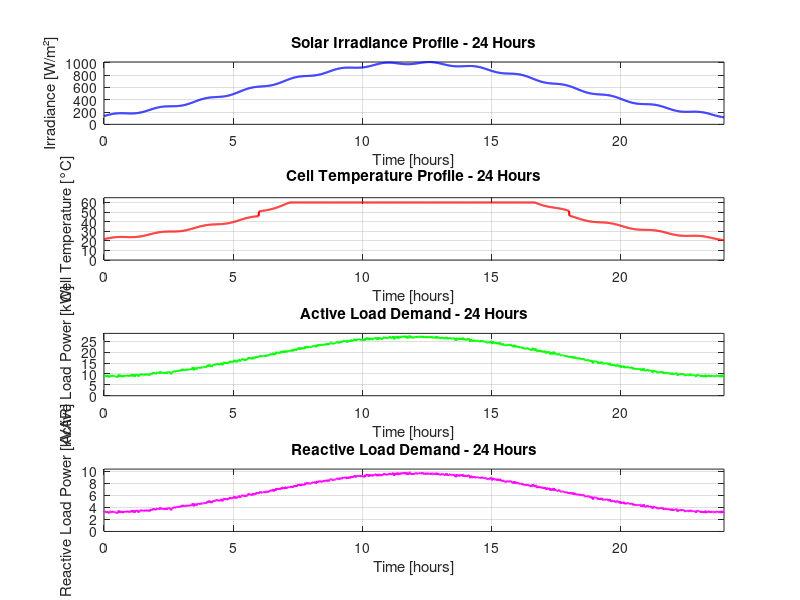

Recreate this plot in MATLAB. (Note: this script raises an error after producing the figure.)
%  ========================================================================
%  DIGITAL TWIN: PV STATION - MAIN PARAMS INITIALIZATION SCRIPT
%  ========================================================================
%  Author: Denys Telipskyi
%  Date: 01.06.2026
%  
%  Purpose: Initialization of all system parameters for MATLAB Simulink
%  ========================================================================

function init_pv_station_main()

    % Відтворювані синтетичні профілі. Замінити ці профілі на виміряні метеорологічні
    % дані для конкретного дослідження та зафіксувати походження цих даних.
    rng(20260728, 'twister');

    % ========================================================================
    % 1. ПАРАМЕТРИ ФОТОВОЛЬТАЇЧНОГО ПОЛЯ
    % Мета: Визначити всі параметри для фотоелектричних модулів та конфігурації масиву.
    % До них належать електричні характеристики за стандартних випробувальних умов (STC),
    % температурні коефіцієнти та параметри моделі одного діода для точного
    % моделювання поведінки фотоелектричних систем за різних умов освітлення та температури.
    % ========================================================================
    
    % Стандартні умови тестування (STC)
    STC.T = 25;         % Температура елемента [°C]
    STC.G = 1000;       % Сонячна радіація [Вт/м²]
    STC.AM = 1.5;       % Співвідношення маси повітря

    % Параметри модуля (типовий 350W модуль)
    PV.model = 'Generic 350W';
    PV.Pmax_stc = 350;              % Максимальна потужність [W]
    PV.Voc_stc = 40.2;              % Напруга холостого ходу [V]
    PV.Isc_stc = 9.56;              % Струм короткого замикання [A]
    PV.Vmp_stc = 32.5;              % Напруга в точці максимуму [V]
    PV.Imp_stc = 10.77;             % Струм в точці максимуму [A]
    PV.Ns = 60;                     % Кількість елементів послідовно
    PV.Np = 1;                      % Кількість елементів паралельно (звичайно 1)

    % Температурні коефіцієнти – відносна зміна електричних параметрів на °C
    % Ці значення використовуються в моделі для налаштування електричних
    % властивостей на основі фактичної температури елемента
    PV.alpha_I = 0.0032;            % Коефіцієнт для Isc [A/°C]
    PV.beta_V = -0.123;             % Коефіцієнт для Voc [V/°C]
    PV.gamma_P = -0.5;              % Коефіцієнт для Pmax [%/°C]
    
    % Параметри моделі - Математична модель для фотоелектричного елемента:
    % I = I_ph - I_0*(exp(qV/nkT) - 1) - V/Rsh
    % де I_ph - фотострум, I_0 - струм насичення, n - коефіцієнт ідеальності
    PV.I_ph_ref = PV.Isc_stc * 1.01;            % Фотострум при STC
    PV.I0 = 1e-10;                              % Струм насичення діода [A]
    PV.Rs = 0.2;                                % Послідовний опір [Ω]
    PV.Rsh = 415;                               % Шунтуючий опір [Ω]
    PV.n = 1.2;                                 % Коефіцієнт ідеальності
    PV.T_ref = STC.T;                           % Опорна температура [°C]
    PV.G_ref = STC.G;                           % Опорна радіація [W/m²]

    % КОНФІГУРАЦІЯ ПОЛЯ - Змінні проектування для оптимізації
    % Вектор змінних для оптимізації: n_s (модулів у ряді), n_p (паралельних рядів)
    PV.ns_default = 10;             % Модулів у ряді
    PV.np_default = 5;              % Паралельних рядів
    
    % Похідні параметри масиву (розраховані з модуля + конфігурації)
    PV.Pfield_rated = PV.Pmax_stc * PV.ns_default * PV.np_default;   % Загальна номінальна потужність [Вт]
    PV.Vfield_oc = PV.Voc_stc * PV.ns_default;                       % Напруга холостого ходу масиву [В]
    PV.Ifield_sc = PV.Isc_stc * PV.np_default;                       % Струм короткого замикання масиву [A]
    PV.Vfield_mp = PV.Vmp_stc * PV.ns_default;                       % Напруга MPP масиву [В]
    PV.Ifield_mp = PV.Imp_stc * PV.np_default;                       % Струм MPP масиву [A]
    
    disp('=== PV Field Parameters ===');
    fprintf('Rated Power: %.1f kW\n', PV.Pfield_rated/1e3);
    fprintf('Number of Modules (series): %d\n', PV.ns_default);
    fprintf('Number of Strings (parallel): %d\n', PV.np_default);
    fprintf('Total Modules: %d\n', PV.ns_default * PV.np_default);
    fprintf('\n');
    
    % ========================================================================
    % 2. ПАРАМЕТРИ DC-DC BOOST КОНВЕРТЕРА
    % Мета: Визначити параметри для підвищувального перетворювача, який підвищує напругу фотоелектричних систем
    % від ~300-500 В (фотоелектрична батарея) до ~600 В (ланцюг постійного струму інвертора). Це забезпечує
    % достатній запас напруги для генерації 3-фазного змінного струму та зменшує струм.
    % ========================================================================
    
    DCDC.V_in_min = 250;            % Мінімальна вхідна напруга [V]
    DCDC.V_in_max = 500;            % Максимальна вхідна напруга [V]
    DCDC.V_out = 600;               % Вихідна напруга [V]
    DCDC.P_rated = PV.Pfield_rated; % Номінальна потужність [W]
    DCDC.L = 5e-3;                  % Індуктивність [H]
    DCDC.C_out = 500e-6;            % Вихідна ємність [F]
    DCDC.fsw = 20e3;                % Частота комутування [Hz]
    DCDC.t_dead = 100e-9;           % Мертвий час [s]
    
    % Параметри MOSFET (метал-оксид-напівпровідниковий польовий транзистор) для підвищувального перемикача
    DCDC.MOSFET.Rds_on = 0.02;      % Опір в режимі провідження [Ω]
    DCDC.MOSFET.Vth = 2;            % Напруга пороку [V]
    
    % Параметри діода вільного ходу (проводить, коли MOSFET вимкнений)
    DCDC.Diode.Vf = 0.7;            % Падіння напруги [V]
    DCDC.Diode.Rs = 0.01;           % Послідовний опір [Ω]
    
    disp('=== DC-DC Boost Converter Parameters ===');
    fprintf('Output Voltage: %.0f V\n', DCDC.V_out);
    fprintf('Switching Frequency: %.0f kHz\n', DCDC.fsw/1e3);
    fprintf('\n');
    
    % ========================================================================
    % 3. ПАРАМЕТРИ ТРЬОХФАЗНОГО ІНВЕРТОРА
    % Мета: Визначити параметри для мережевого 3-фазного інвертора, який перетворює
    % постійний струм на змінний. Включає параметри силової електроніки (IGBT-перемикачі), фільтра (LCL),
    % та системи керування (PLL, керування струмом).
    % ========================================================================
    
    INV.model = 'Three-Phase, 6-Pulse VSI';
    INV.P_rated = 50e3;             % Номінальна потужність [W]
    INV.V_dc_nominal = 600;         % Номінальна DC напруга [V]
    INV.V_ac_rated = 230;           % Номінальна AC напруга (фазна) [V]
    INV.f_grid = 50;                % Частота мережі [Hz]
    INV.fsw = 10e3;                 % Частота комутування [Hz]
    
    % LCL Вихідний фільтр (L-C-L) - Зменшує комутаційні гармоніки
    % L1 = індуктор на стороні інвертора, C = конденсатор, L2 = індуктор на стороні мережі
    INV.L1 = 5e-3;                  % Первинна індуктивність [H]
    INV.C_filter = 10e-6;           % Ємність фільтра [F]
    INV.L2 = 3e-3;                  % Вторинна індуктивність [H]
    INV.R_damp = 5;                 % Опір демпфування [Ω]
    
    % Параметри контролера фазового автопідстроювання частоти (ФАПЧ)
    % ФАПЧ фіксує вихідну частоту перетворювача відповідно до частоти мережі
    INV.PLL.Kp = 100;
    INV.PLL.Ki = 5000;
    
    % Параметри контуру керування струмом (внутрішній контур для стабільної роботи)
    INV.Current_Control.Kp = 50;
    INV.Current_Control.Ki = 500;
    
    % Параметри контуру регулювання напруги (зовнішній контур для регулювання напруги)
    INV.Voltage_Control.Kp = 10;
    INV.Voltage_Control.Ki = 100;
    
    % Параметри IGBT (біполярного транзистора з ізольованим затвором) - головний вимикач живлення
    INV.IGBT.Vsat = 1.3;            % Напруга насичення [V]
    INV.IGBT.Eon = 50e-6;           % Енергія включення [J]
    INV.IGBT.Eoff = 100e-6;         % Енергія вимкнення [J]
    
    disp('=== Inverter Parameters ===');
    fprintf('Rated Power: %.1f kW\n', INV.P_rated/1e3);
    fprintf('DC Voltage: %.0f V\n', INV.V_dc_nominal);
    fprintf('Grid Frequency: %.0f Hz\n', INV.f_grid);
    fprintf('Switching Frequency: %.0f kHz\n', INV.fsw/1e3);
    fprintf('\n');
    
    % ========================================================================
    % 4. ПАРАМЕТРИ ТРАНСФОРМАТОРА
    % Мета: Визначити параметри для підвищувального трансформатора (від 0,4 кВ до 10 кВ),
    % який використовується для підключення фотоелектричної системи до мережі середньої напруги.
    % Включає втрати в осерді, втрати в міді та теплові характеристики.
    % ========================================================================
    
    TR.model = '3-Phase, Yz, Oil-immersed';
    TR.S_rated = 63e3;              % Номінальна потужність [VA]
    TR.U1_rated = 0.4;              % Первинна напруга [kV]
    TR.U2_rated = 10;               % Вторинна напруга [kV]
    TR.Zk = 6;                      % Напруга короткого замикання [%]
    TR.P_k0 = 500;                  % Втрати без навантаження [W]
    TR.P_km = 1100;                 % Втрати при номіналу [W]
    TR.I0 = 3;                      % Струм холостого ходу [%]
    
    % Теплові параметри для розрахунку підвищення температури
    TR.Delta_Theta_rated = 55;      % Номіналь. зростання темпер. [°C]
    TR.Theta_amb_rated = 20;        % Номіналь. темпер. навколи [°C]
    TR.Theta_hs_max = 80;           % Макс. температура гаячої точки [°C]
    
    disp('=== Transformer Parameters ===');
    fprintf('Rated Power: %.0f kVA\n', TR.S_rated/1e3);
    fprintf('Voltage Ratio: %.1f/%.0f kV\n', TR.U1_rated, TR.U2_rated);
    fprintf('Short-circuit Voltage: %.1f %%\n', TR.Zk);
    fprintf('\n');
    
    % ========================================================================
    % 5. ПАРАМЕТРИ ЕЛЕКТРИЧНОЇ МЕРЕЖІ
    % Мета: Визначити параметри мережі, включаючи рівень напруги, частоту,
    % потужність короткого замикання та імпеданс кабелю для точного
    % аналізу потоку потужності та стабільності.
    % ========================================================================
    
    GRID.U_rated = 10;              % Напруга мережі [kV]
    GRID.f_rated = 50;              % Частота мережі [Hz]
    GRID.P_short_circuit = 100e6;   % Потужність короткого замикання [W]
    GRID.Scc_base = 100e6;          % Базова Scc [VA]
    
    % Еквівалентний імпеданс мережі (X/R = 10, типово для мереж середньої напруги)
    GRID.Zcc = (GRID.U_rated*1e3)^2 / GRID.P_short_circuit;  % [Ω]
    GRID.X_grid = GRID.Zcc * 10/11;  % [Ω]
    GRID.R_grid = GRID.Zcc / 11;     % [Ω]
    
    % Параметри силового кабелю, що з'єднує вторинну лінію трансформатора з мережею
    CABLE.length = 0.5;             % Довжина кабелю [km]
    CABLE.type = 'NYC 3x150';       % Тип кабелю
    CABLE.R_per_km = 0.206;         % Опір [Ω/km]
    CABLE.X_per_km = 0.083;         % Реактивність [Ω/km]
    CABLE.C_per_km = 200e-9;        % Ємність [F/km]
    
    % Загальний імпеданс кабелю (частотно-незалежна модель для 50 Гц)
    CABLE.R = CABLE.R_per_km * CABLE.length;  % [Ω]
    CABLE.X = CABLE.X_per_km * CABLE.length;  % [Ω]
    CABLE.C = CABLE.C_per_km * CABLE.length;  % [F]
    
    % Температурна залежність опору кабелю
    % R(T) = R_ref * (1 + альфа * (T - T_ref))
    CABLE.R_ref = CABLE.R;          % Опір при 20°C
    CABLE.T_ref = 20;               % Опорна температура
    CABLE.alpha = 0.00403;          % Температурний коефіцієнт [1/°C]
    CABLE.T_operating = 20;         % Температура провідника для базового сценарію [°C]
    
    disp('=== Network Parameters ===');
    fprintf('Grid Voltage: %.0f kV\n', GRID.U_rated);
    fprintf('Grid Frequency: %.0f Hz\n', GRID.f_rated);
    fprintf('Cable Length: %.2f km\n', CABLE.length);
    fprintf('Cable Resistance: %.4f Ω\n', CABLE.R);
    fprintf('\n');
    
    % ========================================================================
    % 6. ПРОФІЛІ НАВАНТАЖЕННЯ, СОНЯЧНОЇ РАДІАЦІЇ ТА ТЕМПЕРАТУРИ (добовий цикл)
    % Мета: Визначити реалістичний профіль електричного навантаження, 
    % що відображає споживання споживача протягом 24 годин. Включає змінну в часі 
    % активну та реактивну потужність. Визначити реалістичні профілі сонячної радіації 
    % та температури елемента. Використовує косинусоподібну криву для ясного дня з 
    % типовим часом сходу/заходу сонця.
    % ========================================================================
    
    % Часовий вектор: 0 to 86400 секунд (24 години, крок 1 хвилина)
    t_sim = (0:60:86400)';
    t_hours = t_sim / 3600;
    hour = mod(t_hours, 24);
    n_samples = length(t_sim);
    
    % -------------------------------
    % Створення профілю навантаження
    % -------------------------------

    % Припущення щодо коефіцієнта потужності
    pf = 0.95;

    % Типовий профіль навантаження (нормалізований) - типова картина з піками о 8:00 та 18:00
    P_load_norm = 0.6 + 0.3 * sin(2 * pi * (hour - 6) / 24) + 0.01 * randn(n_samples, 1);
    P_load_norm = max(0.2, min(1, P_load_norm));  % Клипування [0.2, 1.0]

    % Реактивна складова потужності (коефіцієнт потужності cos(φ) = 0,95, типовий для промислових навантажень)
    Q_load_norm = P_load_norm * tan(acos(pf));
    
    Load_profile.P_base = 30e3;                                   % Базове активне навантаження [W]
    Load_profile.Q_base = Load_profile.P_base * tan(acos(pf));    % Базове реактивне навантаження [VAR]
    
    % Масштабування нормалізованого профілю до фактичних значень
    Load_profile.P_demand = Load_profile.P_base * P_load_norm;
    Load_profile.Q_demand = Load_profile.Q_base .* (Q_load_norm / max(Q_load_norm(:))); % нормалізація щоб амплітуда Q відповідала базовому рівню Q_base
    
    % Можливо використовувати цей варіант
    % Low at night, peak in morning and evening
    % Load_profile = 5000 + 8000 * sin((t_hours - 6) * pi / 12);  % 5-13 kW
    % Load_profile(t_hours < 6 | t_hours > 18) = 3000;  % Night load (lighting, etc)
    % Load_profile(t_hours >= 12 & t_hours <= 14) = Load_profile(t_hours >= 12 & t_hours <= 14) + 2000;  % Lunch peak
    % Load_profile(Load_profile < 0) = 0;

    disp('=== Load Profile ===');
    fprintf('Base Active Load: %.1f kW\n', Load_profile.P_base/1e3);
    fprintf('Peak Active Load: %.1f kW\n', max(Load_profile.P_demand)/1e3);
    fprintf('Peak Reactive Load: %.1f kVAR\n', max(Load_profile.Q_demand)/1e3);
    fprintf('Base Power Factor: %.2f\n', pf);
    fprintf('\n');

    % -------------------------------
    % Створення профілю опроміненості
    % -------------------------------

    % Типовий день (ясна погода)
    sunrise = 6;                    % Схід сонця
    sunset = 18;                    % Захід сонця
    peak = sunset - sunrise;        % Пік опівдні
    G_max = 1000;                   % Максимальна радіація [W/m²]
    sigma = 6;                      % Spread (hours)

    G_profile = G_max * exp(-((t_hours - peak).^2) / (2 * sigma^2));
    G_profile(G_profile < 5) = 0;  % Нема генерації вночі (< 5 W/m²)
    
    % Додаємо незначні варіації (хмари)
    G_profile = G_profile + 20 * sin(t_sim / 1000);
    G_profile(G_profile < 0) = 0;
    
    disp('=== Solar Irradiance Profile ===');
    fprintf('Peak Irradiance: %.0f W/m²\n', max(G_profile));
    fprintf('Average Irradiance (6-18h): %.0f W/m²\n', mean(G_profile(hour>=6 & hour<=18)));
    fprintf('\n');
    
    % -------------------------------
    % Створення профілю температури
    % -------------------------------

    % Температура навколишнього середовища: прохолодно вночі, тепло вдень
    T_amb = 20 + 10 * sin((t_hours - 6) * pi / 12);
    T_amb(t_hours < 6 | t_hours > 18) = 15;
    
    % Температура елемента = температура навколишнього середовища + підвищення внаслідок опромінення
    % T_cell ≈ T_amb + 0.05 * G. Температура комірки підвищується зі зростанням опроміненості
    T_profile = T_amb + 0.05 * G_profile;
    T_profile(T_profile > 60) = 60;  % Cap at 60°C

    disp('=== Temperature Profile ===');
    fprintf('Peak temperature: %.0f °C\n', max(T_profile));
    fprintf('Average temperature (6-18h): %.0f °C\n', mean(T_profile(hour>=6 & hour<=18)));
    fprintf('\n');

    % Зберігаемо для структури даних
    LOAD = Load_profile;                % Профіль навантаження
    SOLAR.G_profile = G_profile;        % Сонячна радіація [Вт/м²]
    SOLAR.T_profile = T_profile;        % Температурний профіль

    % Зберігаємо в MAT файл
    data_dir = fileparts(fileparts(fileparts(mfilename('fullpath'))));
    profiles_file = fullfile(data_dir, 'data', 'profiles_24h.mat');

    if ~exist(fullfile(data_dir, 'data'), 'dir')
        mkdir(fullfile(data_dir, 'data'));
    end
    save(profiles_file, 'G_profile', 'T_profile', 'Load_profile', 't_sim');

    % Візуалізуємо профілі
    figure('Name', 'PV Station 24-Hour Profiles', 'NumberTitle', 'off');

    % Сонячна радіація
    subplot(4, 1, 1);
    plot(t_hours, G_profile, 'b-', 'LineWidth', 1.5);
    grid on; xlabel('Time [hours]'); ylabel('Irradiance [W/m²]');
    title('Solar Irradiance Profile - 24 Hours');
    axis([0 24 0 max(65, max(G_profile)+1)]);

    % Температурний профіль
    subplot(4, 1, 2);
    plot(t_hours, T_profile, 'r-', 'LineWidth', 1.5);
    grid on; xlabel('Time [hours]'); ylabel('Cell Temperature [°C]');
    title('Cell Temperature Profile - 24 Hours');
    axis([0 24 0 max(65, max(T_profile)+1)]);
    
    % Active Load
    subplot(4, 1, 3);
    plot(t_hours, Load_profile.P_demand/1000, 'g-', 'LineWidth', 1.5);
    grid on; xlabel('Time [hours]'); ylabel('Active Load Power [kW]');
    title('Active Load Demand - 24 Hours');
    axis([0 24 0 max(15, max(Load_profile.P_demand)/1e3 + 1)]);

    % Reactive Load
    subplot(4, 1, 4);
    plot(t_hours, Load_profile.Q_demand/1000, 'm-', 'LineWidth', 1.5);
    grid on; xlabel('Time [hours]'); ylabel('Reactive Load Power [kVAR]');
    title('Reactive Load Demand - 24 Hours');
    axis([0 24 0 max(5, max(Load_profile.Q_demand)/1e3 + 0.5)]);

    try
        savefig(fullfile(data_dir, 'data', 'profiles_24h.fig'));
        disp('=== Profiles processing ===');
        fprintf('Profiles and figure saved to: %s\n', fullfile(data_dir, 'data'));
        fprintf('\n');
    catch
        warning('Could not save figure file.');
    end

    % ========================================================================
    % 7. ВЕКТОР ЗМІННИХ ОПТИМІЗАЦІЇ
    % Мета: Визначити змінні рішення для багатоцільової оптимізації.
    % Це параметри, які можна налаштувати для мінімізації вартості системи, водночас
    % дотримуючись обмежень продуктивності та надійності.
    % ========================================================================
    
    % X = [n_s, n_p, n_inv, P_inv, S_tr, U_mv, A_top, L_cab]
    % де:
    %   n_s     - модулів у ряді (5-20)
    %   n_p     - паралельних рядів (2-20)
    %   n_inv   - кількість інвертрів (1-3)
    %   P_inv   - потужність інвертора (25-100 kW)
    %   S_tr    - потужність трансформатора (25-100 kVA)
    %   U_mv    - напруга середньої сторони (0.4, 10, 20 kV)
    %   A_top   - архітектурне рішення (1=string, 2=multi-string, 3=central)
    %   L_cab   - довжина кабелю (0.1-2 km)
    
    X_opt.lower_bounds = [5, 2, 1, 25e3, 25e3, 0.4, 1, 0.1];
    X_opt.upper_bounds = [20, 20, 20, 100e3, 100e3, 20, 3, 2];
    X_opt.default = [PV.ns_default, PV.np_default, 1, INV.P_rated, TR.S_rated, TR.U2_rated, 1, CABLE.length];

    % Єдина конфігурація топології для стаціонарних і Simulink-дослідів.
    % string: інвертор на кожен стрінг; multi-string: групи стрінгів;
    % central: один інвертор для всього поля.
    TOPOLOGY = create_topology_config( ...
        'ModulesPerString', PV.ns_default, ...
        'NumberOfStrings', PV.np_default, ...
        'Topology', 'central', ...
        'NumberOfInverters', 1, ...
        'InverterRatedPower', INV.P_rated, ...
        'DcCableLength', 20, ...
        'AcCableLength', CABLE.length);
    
    % Вагові коефіцієнти цільової функції нормовані на 1 (багатокритеріальна оптимізація)
    % Загальна вартість = w_cap*Fcap + w_loss*Floss + w_rel*Frel + w_opex*Fopex + w_pq*Fpq
    WEIGHT.w_cap = 0.30;            % Капітальні витрати
    WEIGHT.w_loss = 0.20;           % Втрати енергії
    WEIGHT.w_rel = 0.15;            % Надійність
    WEIGHT.w_opex = 0.20;           % Експлуатаційні витрати
    WEIGHT.w_pq = 0.15;             % Якість електроенергії
    WEIGHT.total = WEIGHT.w_cap + WEIGHT.w_loss + WEIGHT.w_rel + WEIGHT.w_opex + WEIGHT.w_pq;
    
    % Перевірка нормування суми до 1,0 (найкраща практика для багатоцільової оптимізації)
    WEIGHT.w_cap = WEIGHT.w_cap / WEIGHT.total;
    WEIGHT.w_loss = WEIGHT.w_loss / WEIGHT.total;
    WEIGHT.w_rel = WEIGHT.w_rel / WEIGHT.total;
    WEIGHT.w_opex = WEIGHT.w_opex / WEIGHT.total;
    WEIGHT.w_pq = WEIGHT.w_pq / WEIGHT.total;
    
    disp('=== Optimization Weights (Normalized) ===');
    fprintf('Capital Cost Weight: %.3f\n', WEIGHT.w_cap);
    fprintf('Energy Loss Weight: %.3f\n', WEIGHT.w_loss);
    fprintf('Reliability Weight: %.3f\n', WEIGHT.w_rel);
    fprintf('OPEX Weight: %.3f\n', WEIGHT.w_opex);
    fprintf('Power Quality Weight: %.3f\n', WEIGHT.w_pq);
    fprintf('\n');
    
    % ========================================================================
    % 8. ЕКОНОМІЧНІ ПАРАМЕТРИ
    % Мета: Визначити всі параметри витрат та економічні показники для розрахунків LCOE
    % (приведеної вартості енергії) та NPV (чистої приведеної вартості).
    % ========================================================================
    
    ECONOMICS.study_period = 20;      % Тривалість проекту [роки]
    ECONOMICS.discount_rate = 0.08;   % Дисконтна ставка для чистої поточної вартості [%]
    ECONOMICS.inflation_rate = 0.02;  % Річний рівень інфляції [%]
    
    % Капітальних витрат. Вартість компонентів (USD/kW або USD/кВА) по типовим цінам на 2026 рік
    ECONOMICS.C_PV = 500;           % $/kW (модулі)
    ECONOMICS.C_INV = 300;          % $/kW (інвертор)
    ECONOMICS.C_TR = 50;            % $/kVA (трансформатор)
    ECONOMICS.C_CABLE = 200;        % $/km (кабель)
    ECONOMICS.C_INSTALL = 0.2;      % Вартість встановлення як % від вартості обладнання (20%)
    
    % Експлуатаційні витрати, як відсоток від капітальних витрат: 
    % профілактичне обслуговування, страхування (% від капіталу на рік)
    ECONOMICS.annual_opex_rate = 0.01;  % 1% від капіталу
    
    disp('=== Economic Parameters ===');
    fprintf('Study Period: %d years\n', ECONOMICS.study_period);
    fprintf('Discount Rate: %.1f %%\n', ECONOMICS.discount_rate*100);
    fprintf('PV Cost: %.0f $/kW\n', ECONOMICS.C_PV);
    fprintf('\n');
    
    % ========================================================================
    % 9. ПАРАМЕТРИ СИМУЛЯЦІЇ
    % Мета: Визначити параметри числового розв'язувача та моделювання для Simulink.
    % Критично важливо для точності та обчислювальної ефективності динамічного моделювання.
    % ========================================================================
    
    SIM.solver = 'ode23tb';         % Розв'язувач (для stiff систем)
    SIM.start_time = 0;             % Час початку [s]
    SIM.stop_time = 24*3600;        % Час завершення [s] (24 години)
    SIM.max_step = 1;               % Максимальний крок часу [s]
    SIM.sample_time = 0.01;         % Період дискретизації [s]
    SIM.mode = 'Accelerator';       % Режим симуляції (Normal, Accelerator, Rapid)
    
    disp('=== Simulation Parameters ===');
    fprintf('Simulation Time: %.1f hours\n', (SIM.stop_time - SIM.start_time)/3600);
    fprintf('Solver: %s\n', SIM.solver);
    fprintf('Mode: %s\n', SIM.mode);
    fprintf('\n');
    
    % ========================================================================
    % 10. ПАРАМЕТРИ МІСЦЕПОЛОЖЕННЯ (для MPPT і прогнозу)
    % Мета: Визначити географічне розташування для оцінки сонячних ресурсів та
    % обробки часового поясу. Важливо для моделей прогнозування опромінення.
    % ========================================================================
    
    SITE.location = 'Ukraine, Dnipro';
    SITE.latitude = 48.46;          % °N
    SITE.longitude = 35.05;         % °E
    SITE.altitude = 155;            % m
    SITE.tz_offset = 2;             % Часовий пояс UTC+2
    
    disp('Site Location: Ukraine, Dnipro');
    disp(['Latitude: ' num2str(SITE.latitude) '°N, Longitude: ' num2str(SITE.longitude) '°E']);
    fprintf('\n');
    
    % ========================================================================
    % 11. ЗБЕРЕЖЕННЯ ВСІХ ПАРАМЕТРІВ
    % Мета: Зберегти всі ініціалізовані параметри у файл даних MATLAB для
    % швидкого завантаження в наступних скриптах без повторного запуску ініціалізації.
    % ========================================================================
    
    % Збереження в структурі даних
    PARAMS = struct('PV', PV, 'DCDC', DCDC, 'INV', INV, 'TR', TR, 'GRID', GRID, 'CABLE', CABLE);
    save('./data/pv_station_parameters.mat', 'PV', 'DCDC', 'INV', 'TR', 'GRID', 'CABLE', 'TOPOLOGY', 'PARAMS', ...
    'LOAD', 'SOLAR', 'X_opt', 'WEIGHT', 'ECONOMICS', 'SIM', 'SITE', 't_sim', 'hour');

    % Підключені Simulink моделі обчислюють параметри блоків у базовому робочому просторі.
    % Публікуємо ті самі параметри, що були збережені в архіві.
    baseVariables = {'PV','DCDC','INV','TR','GRID','CABLE','TOPOLOGY','PARAMS', ...
        'LOAD','SOLAR','X_opt','WEIGHT','ECONOMICS','SIM','SITE','t_sim','hour'};
    for k = 1:numel(baseVariables)
        assignin('base', baseVariables{k}, eval(baseVariables{k}));
    end
    
    % ========================================================================
    % РЕЗУЛЬТАТ
    % ========================================================================
    
    disp('✓ Parameters initialization complete');
    disp('✓ All parameters saved to: ./data/pv_station_parameters.mat');

end
